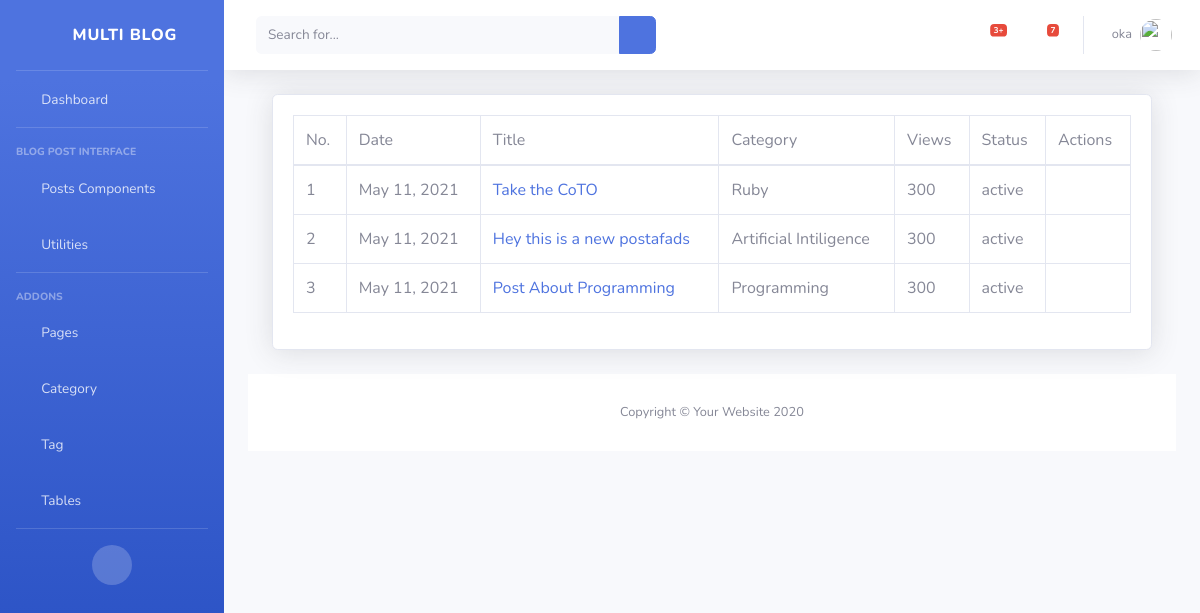
Page /dashboard/post/ (signed in) on the committed database.
### dashboard/models.py (models this page shows, shortened)
class Author(models.Model):
    author = models.OneToOneField(User, on_delete= models.CASCADE)
    email = models.EmailField(unique=True, blank=True, null=True)
    first_name = models.CharField(max_length=100, null=True, blank=True, verbose_name='First Name')
    last_name = models.CharField(max_length=100, null=True, blank=True,verbose_name='Last Name')
    designation = models.CharField(max_length=10, null=True)
    author_image = models.ImageField(upload_to='author/',verbose_name='Author Profile Image',blank=True, null=True)
    auth_status = models.CharField(max_length=100, null=True)
    class Meta:
        verbose_name_plural = 'Author'

### blog/models.py (models this page shows, shortened)
class Blog(models.Model):
    status = (
        ('active','active'),
        ('pending','pending')
    )
    title  = models.CharField(max_length=200, null=True)
    detail = models.TextField(max_length=2000, null=True)
    image = models.ImageField(upload_to='images/media', null=True, blank=True)
    catagories = models.ForeignKey(Catagory,on_delete=models.DO_NOTHING, null=True)
    tags = models.ManyToManyField(Tag, blank=True)
    status = models.CharField(max_length=20, choices=status, default='pending')
    author = models.ForeignKey(Author, on_delete=models.CASCADE)
    featured  = models.BooleanField(default=False)
    visit_count = models.IntegerField(default=0)
    visible = models.BooleanField(default=True)
    created_at = models.DateTimeField(auto_now_add=True)
    class Meta:
        verbose_name_plural = 'Blog'

class Catagory(models.Model):
    name = models.CharField(max_length=200, null=True)
    image = models.CharField(max_length=300, null=True, blank=True )
    description = models.CharField(max_length=500, null=True,blank=True, verbose_name='Description')
    class Meta:
        verbose_name_plural = 'Catagory'
    def __str__(self):
        return str(self.name)

### dashboard/views.py (the view)
# urls.py: path('post/', views.AllPost.as_view(), name='all_post'),
class AllPost(View):
    @method_decorator(login_required(login_url='login'))
    def dispatch(self,request,*args,**kwargs):
        return super().dispatch(request,*args,**kwargs)
    def get(self,request):
        user = request.user.author
        post = user.blog_set.all().order_by('-id')
        context = {
            'post':post
        }
        return render(request,'dashboard/post/all_post.html',context)

### blog/context_processors.py (called while the page is built)
def globalVariable(request):
    featured_post = Blog.objects.filter(featured=True, status='active').order_by('-id')
    catagories_obj  = Catagory.objects.all().order_by('-id')
    tags_obj = Tag.objects.all().order_by('-id')
    popular_post = Blog.objects.all().order_by('-id')[:3]
    images_obj = Blog.objects.only('image').order_by('-id')[:6]
    all_post = Blog.objects.all().order_by('-id')
    context = {
            'featured':featured_post,
            'popular': popular_post,
            'catagories':catagories_obj,
            'tags':tags_obj,
            'image':images_obj,
        }
    return context

### templates/dashboard/post/all_post.html (shortened to what this page needs)
{% extends 'dashboard/base/base.html' %}
{% block body %}
{% load humanize %}
<div class="container-fluid">
                    <div class="card shadow mb-4">
                        <div class="card-body">
                            <div class="table-responsive">
                                <table class="table table-bordered" id="dataTable" width="100%" cellspacing="0">
                                    <thead>
                                        <tr>
                                            <td>No. </td>
                                            <td> Date </td>
                                            <td> Title </td>
                                            <td> Category </td>
                                            <td> Views </td>
                                            <td> Status </td>
                                            <td> Actions </td>
                                        </tr>
                                    </thead>
                                    <tbody>
                                        {% for p in post %}
                                        <tr>
                                            <td>{{ forloop.counter }}</td>
                                            <td> {{ p.created_at|naturalday }}</td>
                                            <td><a href="{% url 'post' p.id %}">{{ p.title }}</a>  </td>
                                            <td> {{ p.catagories }} </td>
                                            <td> 300 </td>
                                            <td> {{ p.status }} </td>
                                            <td><a href="{% url 'edit_post' p.id %}"><i class="far fa-edit"></i></a>
                                                {% if p.visible == False %}
                                                    <a href="{% url 'visible' p.id %}"><i class="fas fa-eye"></i></a>
                                                {% else %}
                                                    <a href="{% url 'hidden' p.id %}"><i class="fas fa-eye-slash"></i></a>
                                                {% endif %}
                                            </td>
                                        </tr>
                                        {% endfor %}
                                    </tbody>
                                </table>
                            </div>
                        </div>
                    </div>
{% endblock %}

### templates/dashboard/base/base.html (shortened to what this page needs)
<!DOCTYPE html>
<html lang="en">
    {% load static %}
    {% load humanize %}
<head>
    {% load static %}
    <link href="{% static  'vendor/fontawesome-free/css/all.min.css' %}" rel="stylesheet" type="text/css">
    <link href="{% static 'css/sb-admin-2.min.css' %}" rel="stylesheet">
</head>
<body id="page-top">
    <div id="wrapper">
        <ul class="navbar-nav bg-gradient-primary sidebar sidebar-dark accordion" id="accordionSidebar">
            <a class="sidebar-brand d-flex align-items-center justify-content-center" href="index.html">
                <div class="sidebar-brand-icon rotate-n-15">
                    <i class="fas fa-laugh-wink"></i>
                </div>
                <div class="sidebar-brand-text mx-3">Multi Blog</div>
            </a>
            <hr class="sidebar-divider my-0">
            {%  url 'dashboard' as url %}
            <li class="nav-item {% if request.path == url %} active {% endif %}">
                <a class="nav-link" href="{{ url }}">
                    <i class="fas fa-fw fa-tachometer-alt"></i>
                    <span>Dashboard</span></a>
            </li>
            <hr class="sidebar-divider">
            <div class="sidebar-heading">
                Blog Post Interface
            </div>
            <li class="nav-item">
                <a class="nav-link collapsed" href="#" data-toggle="collapse" data-target="#collapseTwo"
                    aria-expanded="true" aria-controls="collapseTwo">
                    <i class="fas fa-fw fa-cog"></i>
                    <span> Posts Components</span>
                </a>
            </li>
            <li class="nav-item">
                <a class="nav-link collapsed" href="#" data-toggle="collapse" data-target="#collapseUtilities"
                    aria-expanded="true" aria-controls="collapseUtilities">
                    <i class="fas fa-fw fa-wrench"></i>
                    <span>Utilities</span>
                </a>
            </li>
            <hr class="sidebar-divider">
            <div class="sidebar-heading">
                Addons
            </div>
            <li class="nav-item">
                <a class="nav-link collapsed" href="#" data-toggle="collapse" data-target="#collapsePages"
                    aria-expanded="true" aria-controls="collapsePages">
                    <i class="fas fa-fw fa-folder"></i>
                    <span>Pages</span>
                </a>
            </li>
            <li class="nav-item">
                <a class="nav-link" href="{% url 'category' %}">
                    <i class="fas fa-fw fa-chart-area"></i>
                    <span>Category</span></a>
            </li>
            <li class="nav-item">
                <a class="nav-link" href="{% url 'tag' %}">
                    <i class="fas fa-fw fa-chart-area"></i>
                    <span>Tag</span></a>
            </li>
            <li class="nav-item">
                <a class="nav-link" href="tables.html">
                    <i class="fas fa-fw fa-table"></i>
                    <span>Tables</span></a>
            </li>
            <hr class="sidebar-divider d-none d-md-block">
            <div class="text-center d-none d-md-inline">
                <button class="rounded-circle border-0" id="sidebarToggle"></button>
            </div>
        </ul>
        <div id="content-wrapper" class="d-flex flex-column">
            <div id="content">
                <nav class="navbar navbar-expand navbar-light bg-white topbar mb-4 static-top shadow">
                    <form
                        class="d-none d-sm-inline-block form-inline mr-auto ml-md-3 my-2 my-md-0 mw-100 navbar-search">
                        <div class="input-group">
                            <input type="text" class="form-control bg-light border-0 small" placeholder="Search for..."
                                aria-label="Search" aria-describedby="basic-addon2">
                            <div class="input-group-append">
                                <button class="btn btn-primary" type="button">
                                    <i class="fas fa-search fa-sm"></i>
                                </button>
                            </div>
                        </div>
                    </form>
                    <ul class="navbar-nav ml-auto">
                        <li class="nav-item dropdown no-arrow mx-1">
                            <a class="nav-link dropdown-toggle" href="#" id="alertsDropdown" role="button"
                                data-toggle="dropdown" aria-haspopup="true" aria-expanded="false">
                                <i class="fas fa-bell fa-fw"></i>
                                <span class="badge badge-danger badge-counter">3+</span>
                            </a>
                        </li>
                        <li class="nav-item dropdown no-arrow mx-1">
                            <a class="nav-link dropdown-toggle" href="#" id="messagesDropdown" role="button"
                                data-toggle="dropdown" aria-haspopup="true" aria-expanded="false">
                                <i class="fas fa-envelope fa-fw"></i>
                                <span class="badge badge-danger badge-counter">7</span>
                            </a>
                        </li>
                        <li class="nav-item dropdown no-arrow">
                            <a class="nav-link dropdown-toggle" href="#" id="userDropdown" role="button"
                                data-toggle="dropdown" aria-haspopup="true" aria-expanded="false">
                                <span class="mr-2 d-none d-lg-inline text-gray-600 small">{{ user.author.author.username }}</span>
                                {% if user.author.author_image %}
                                <img class="img-profile rounded-circle"
                                    src="{{ user.author.author_image.url }}">
                                {% else %}
                                <img class="img-profile rounded-circle" src="https://www.pngarts.com/files/11/Avatar-PNG-Transparent-Image.png" alt="">
                                {% endif %}
                            </a>
                        </li>
                    </ul>
                </nav>
                <div class="container-fluid">
                {% block body %}{% endblock %}
            </div>
            <footer class="sticky-footer bg-white" style="bottom: 0;">
                <div class="container my-auto">
                    <div class="copyright text-center my-auto">
                        <span>Copyright &copy; Your Website 2020</span>
                    </div>
                </div>
            </footer>
        </div>
    </div>
</body>
</html>

### rows in the picture
Blog: created_at "May 11, 2021", title "Take the CoTO", catagories "Ruby", status "active", visible True (drawn)
Blog: created_at "May 11, 2021", title "Hey this is a new postafads", catagories "Artificial Intiligence", status "active", visible True (drawn)
Blog: created_at "May 11, 2021", title "Post About Programming", catagories "Programming", status "active", visible True (drawn)

### other values in the picture
{{ user.author.author.username }} "oka"
